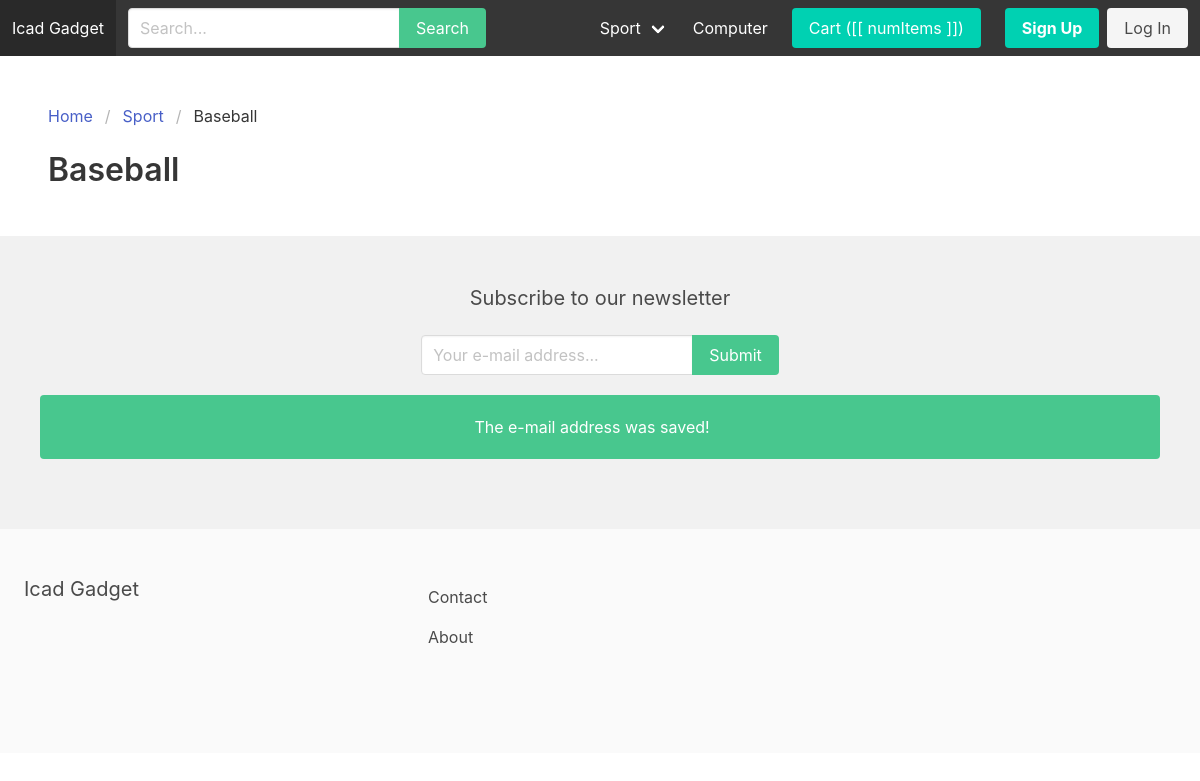
Page /baseball/ on the earlier database version.
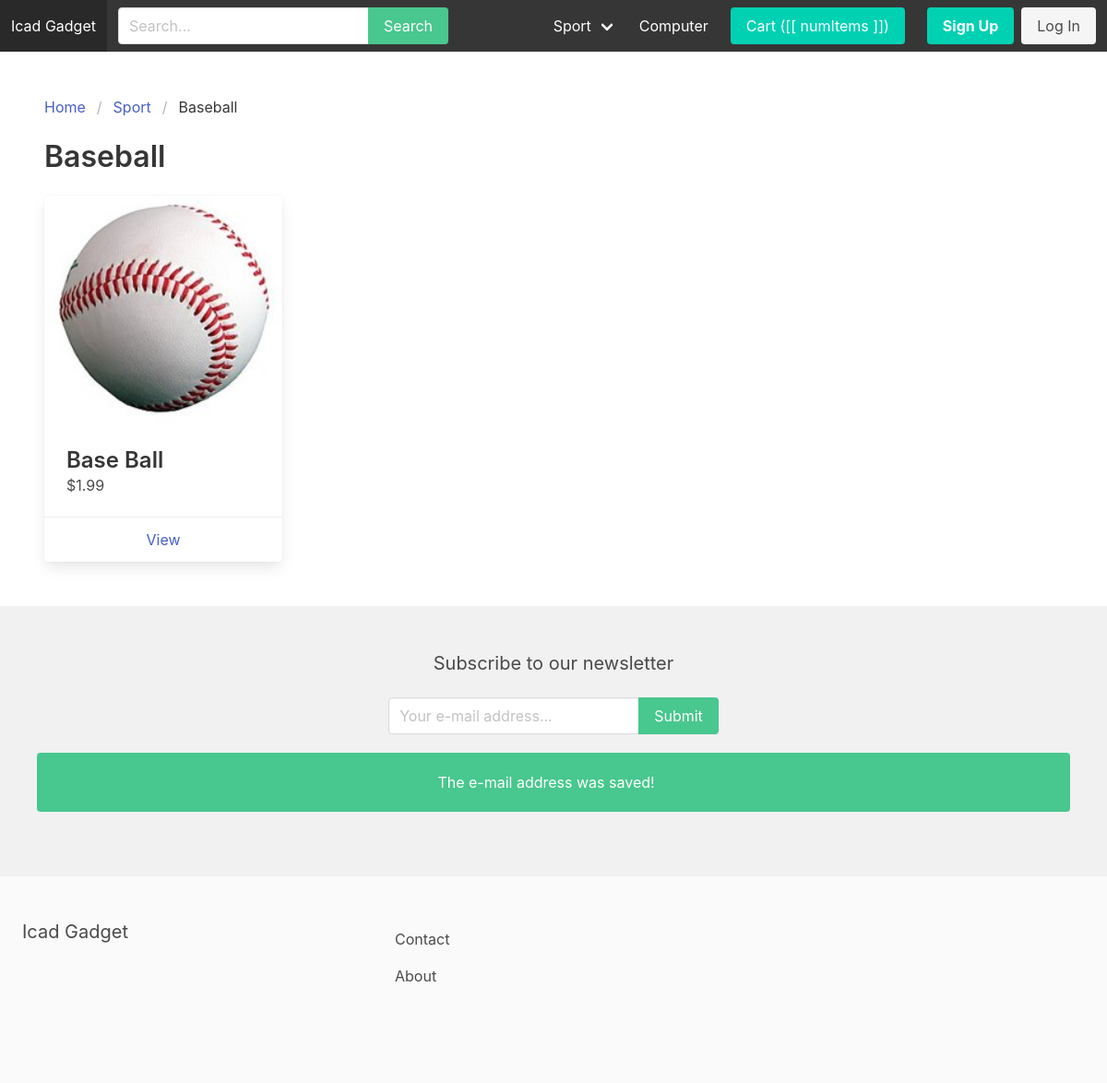
Same page on the later database version.
### apps/store/models.py (models this page shows, shortened)
class Category(models.Model):
    parent = models.ForeignKey('self', related_name='children', on_delete=models.CASCADE, blank=True, null=True)
    title = models.CharField(max_length=255)
    slug = models.SlugField(max_length=255)
    ordering = models.IntegerField(default=0)
    is_featured = models.BooleanField(default=False)
    class Meta:
        verbose_name_plural = 'Categories'
        ordering = ('ordering',)

class Product(models.Model):
    category = models.ForeignKey(Category, related_name='products', on_delete=models.CASCADE)
    parent = models.ForeignKey('self', related_name='variants', on_delete=models.CASCADE, blank=True, null=True)
    title = models.CharField(max_length=255)
    slug = models.SlugField(max_length=255)
    description = models.TextField(blank=True, null=True)
    price = models.FloatField()
    is_featured = models.BooleanField(default=False)
    num_available = models.IntegerField(default=1)
    num_visits = models.IntegerField(default=0)
    last_visit = models.DateTimeField(blank=True, null=True)
    image = models.ImageField(upload_to='uploads/', blank=True, null=True)
    thumbnail = models.ImageField(upload_to='uploads/', blank=True, null=True)
    date_added = models.DateTimeField(auto_now_add=True)
    class Meta:
        ordering = ('-date_added',)
    def get_thumbnail(self):
        if self.thumbnail:
            return self.thumbnail.url

### apps/store/views.py (the view)
# urls.py: path('<slug:slug>/', category_detail, name='category_detail')
def category_detail(request, slug):
    category = get_object_or_404(Category, slug=slug)
    products = category.products.filter(parent=None)
    context = {
        'category': category,
        'products': products
    }
    return render(request, 'category_detail.html', context)

### apps/cart/cart.py (called while the page is built, shortened)
    def __iter__(self):
        product_ids = list(self.cart.keys())
        products = Product.objects.filter(id__in=product_ids)
        product_map = {str(p.id): p for p in products}

    def get_total_length(self):
        return sum(int(item['quantity']) for item in self.cart.values())

    def get_total_cost(self):
        return sum(item['total_price'] for item in self)

### apps/cart/context_processors.py (called while the page is built)
def cart(request):
    return {'cart': Cart(request)}

### apps/store/context_processors.py (called while the page is built)
def menu_categories(request):
    categories = Category.objects.filter(parent=None)
    return {'menu_categories': categories}

### apps/store/templates/category_detail.html (shortened to what this page needs)
{% extends 'base.html' %}
{% block content %}
    <nav class="breadcrumb" aria-label="breadcrumbs">
        <ul>
            <li><a href="{% url 'frontpage' %}">Home</a></li>
            {% if category.parent %}
                <li><a href="{% url 'category_detail' category.parent.slug %}">{{ category.parent.title }}</a></li>
            {% endif %}
            <li class="is-active"><a href="{% url 'category_detail' category.slug %}">{{ category.title }}</a></li>
        </ul>
    </nav>
    <h1 class="title">{{ category.title }}</h1>
    {% if category.children.all %}
        <div class="columns is-multiline">
            {% for subcategory in category.children.all %}
                <div class="column is-3">
                    <h2 class="subtitle">{{ subcategory.title }}</h2>
                    <a href="{% url 'category_detail' subcategory.slug %}">View products</a>
                </div>
            {% endfor %}
        </div>
    {% else %}
        {% with products as list_products %}
            {% include 'parts/product_list.html' %}
        {% endwith %}
    {% endif %}
{% endblock %}

### apps/core/templates/base.html (shortened to what this page needs)
{% load static %}
<!DOCTYPE html>
<html lang="en">
    <head>
        <link rel="stylesheet" href="https://cdn.jsdelivr.net/npm/bulma@0.9.0/css/bulma.min.css">
        <link rel="stylesheet" href="{% static 'main.css' %}">
    </head>
    <body>
        <nav class="navbar is-dark" id="navbarapp">
            <div class="navbar-brand">
                <a class="navbar-item" href="{% url 'frontpage' %}">Icad Gadget</a>
            </div>
            <div id="main-navbar" class="navbar-menu" :class="{ 'is-active': menuClass }">
                <div class="navbar-start">
                    <div class="navbar-item">
                        <form method="get" action="{% url 'search' %}">
                            <div class="field has-addons">
                                <div class="control">
                                    <input type="text" class="input" placeholder="Search..." name="query">
                                </div>
                                <div class="control">
                                    <button class="button is-success">Search</button>
                                </div>
                            </div>
                        </form>
                    </div>
                </div>
                <div class="navbar-end">
                    {% for category in menu_categories %}
                        {% if not category.children.all %}
                            <a href="{% url 'category_detail' category.slug %}" class="navbar-item">{{ category.title }}</a>
                        {% else %}
                            <div class="navbar-item has-dropdown is-hoverable">
                                <a href="{% url 'category_detail' category.slug %}" class="navbar-link">{{ category.title }}</a>
                            </div>
                        {% endif %}
                    {% endfor %}
                    <div class="navbar-item">
                        <a href="{% url 'cart' %}" class="button is-primary">Cart ([[ numItems ]])</a>
                    </div>
                    {% if request.user.is_authenticated %}
                        <div class="navbar-item">
                            <a href="{% url 'myaccount' %}" class="button is-light">My Account</a>
                            <!--  <form method="post" action="{% url 'logout' %}" style="display:inline;">
                                {% csrf_token %}
                                <button type="submit" class="button is-danger">
                                    Log out
                                </button>
                            </form> -->
                        </div>
                    {% else %}
                        <div class="navbar-item">
                            <div class="buttons">
                                <a href="{% url 'signup' %}" class="button is-primary"><strong>Sign Up</strong></a>
                                <a href="{% url 'login' %}" class="button is-light">Log In</a>
                            </div>
                        </div>
                    {% endif %}
                </div>
            </div>
        </nav>
        <section class="section">
            {% block content %}
            {% endblock %}
        </section>
        {% include 'parts/newsletter.html' %}
        <footer class="footer">
            <div class="columns">
                <div class="column is-4">
                    <h2 class="subtitle">Icad Gadget</h2>
                </div>
                <div class="column is-8">
                    <a href="{% url 'contact' %}" class="navbar-item">Contact</a>
                    <a href="{% url 'about' %}" class="navbar-item">About</a>
                </div>
            </div>
        </footer>
    </body>
</html>

### apps/store/templates/parts/product_list.html
<div class="columns is-multiline">
            {% for p in list_products %}
                <div class="column is-3">
                    <div class="card">
                        <div class="card-image">
                            <figure class="image">
                                <img src="{{ p.get_thumbnail }}">
                            </figure>
                        </div>
                        <div class="card-content">
                            <div class="media">
                                <div class="media-content">
                                    <p class="title is-4">{{ p.title }}</p>
                                    <p class="subtitle is-6">${{ p.price }}</p>
                                </div>
                            </div>
                        </div>
                        <footer class="card-footer">
                            <a href="{% url 'product_detail' p.category.slug p.slug %}" class="card-footer-item">View</a>
                        </footer>
                    </div>
                </div>
            {% endfor %}
        </div>

### apps/core/templates/parts/newsletter.html (shortened to what this page needs)
<div class="newsletter-wrapper" id="newsletter-wrapper">
    <h2 class="subtitle">Subscribe to our newsletter</h2>
    <form v-on:submit.prevent="onSubmit">
        <div class="field has-addons">
            <div class="control">
                <input type="email" v-model="email" name="email" class="input" placeholder="Your e-mail address...">
            </div>
            <div class="control">
                <button class="button is-success">Submit</button>
            </div>
        </div>
    </form>
    <div class="notification is-success" v-if="showSuccess">
        The e-mail address was saved!
    </div>
</div>

### static/main.css (style rules this page uses)
.newsletter-wrapper { padding: 50px 20px; text-align: center; background-color: #f1f1f1; }
.newsletter-wrapper .notification { margin: 20px; }
.newsletter-wrapper .field.has-addons { justify-content: center; }

Differences in the rows shown:
added Product: get_thumbnail (picture), title "Base Ball", price "1.99"
